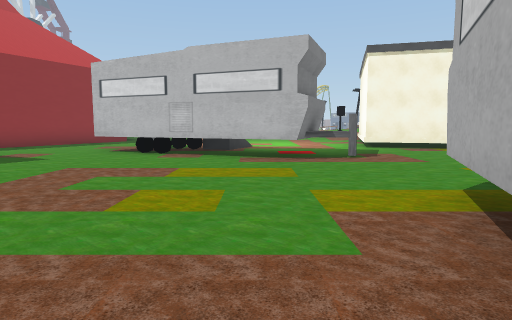
view 1 (above)

24 first-person views from a walk through a Unity game level. The camera is 1.5 m above the floor, tilts 6° down and sees 75° across. The floor is counted in squares, 2 m on a side. Each view is taken from the middle of a square. On the plan, view 1 faces up. The plan holds only what a view shows up to about 11 squares ahead; the rest is blank. The place goes on beyond the plan. The player character is not drawn. Some animated figures are not drawn. Some surface patterns are stand-ins.

view 2
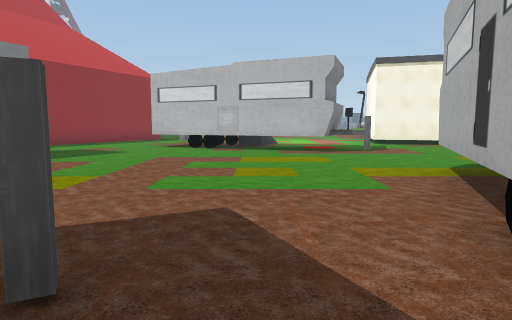

view 3
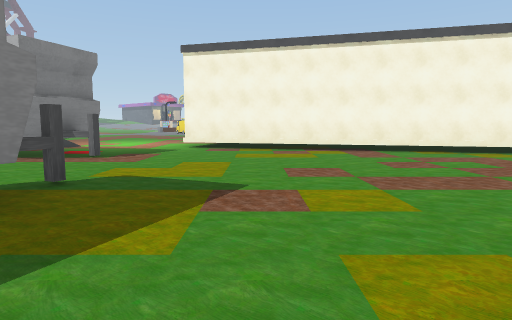

view 4
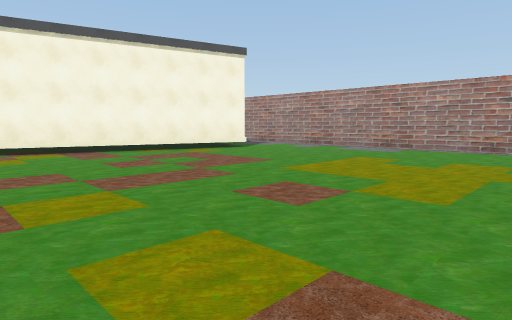

view 5
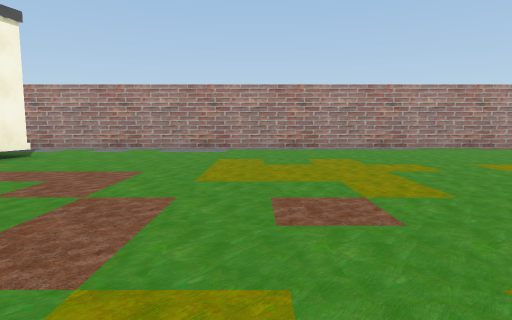

view 6
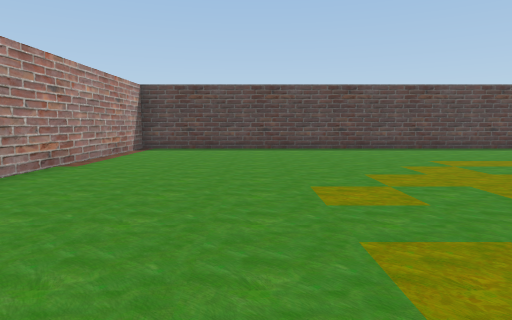

view 7
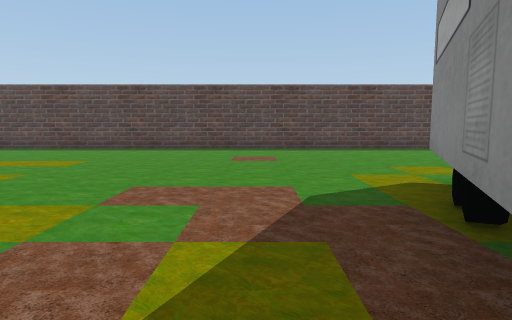

view 8
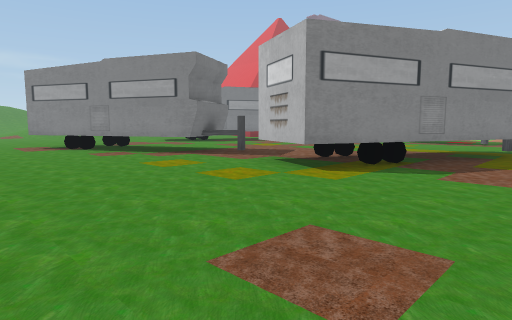

view 9
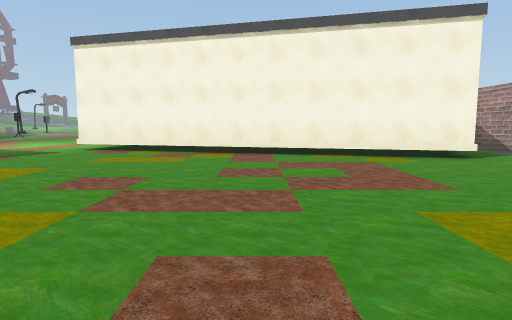

view 10
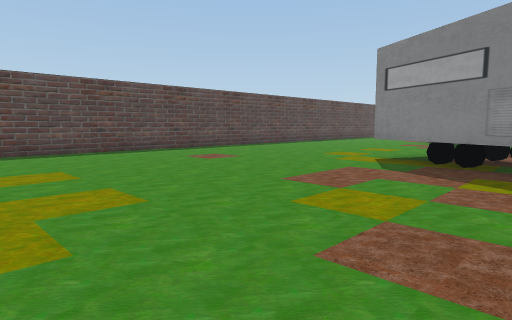

view 11
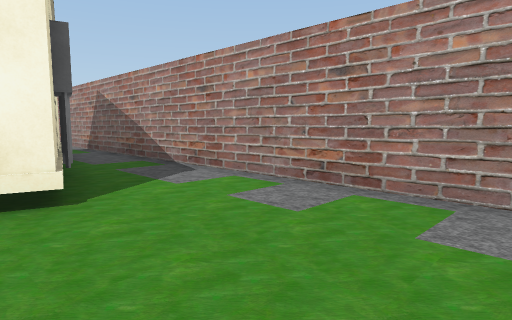

view 12
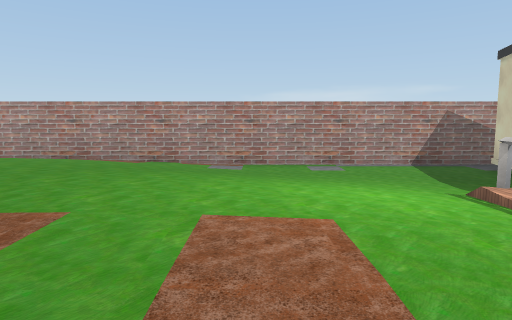

view 13
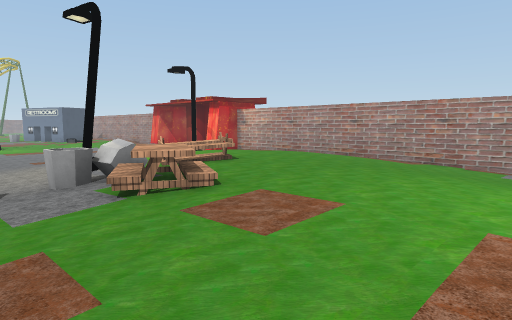

view 14
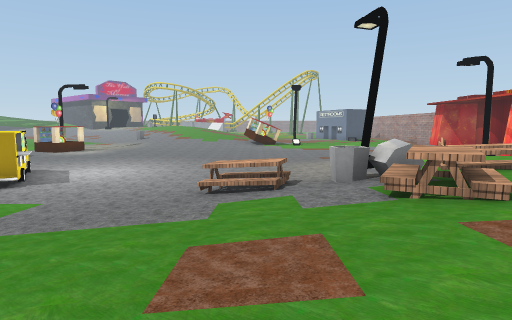

view 15
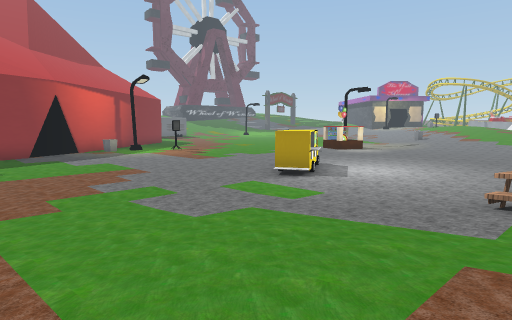

view 16
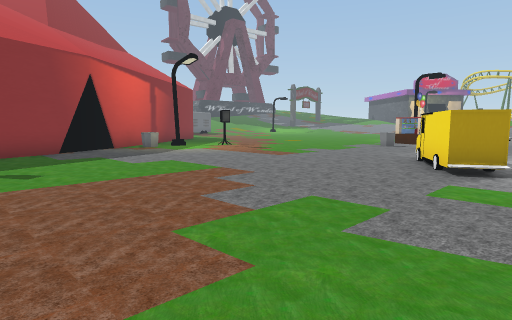

view 17
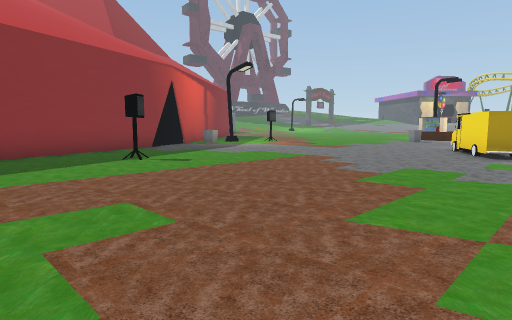

view 18
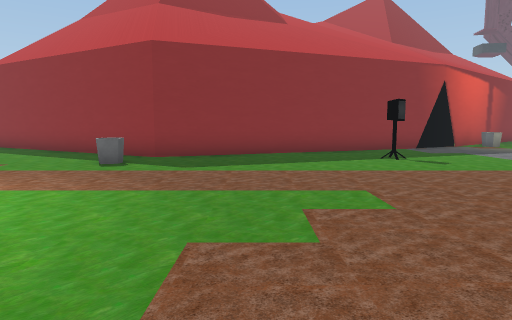

view 19
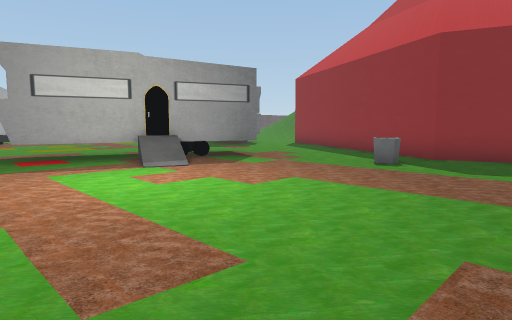

view 20
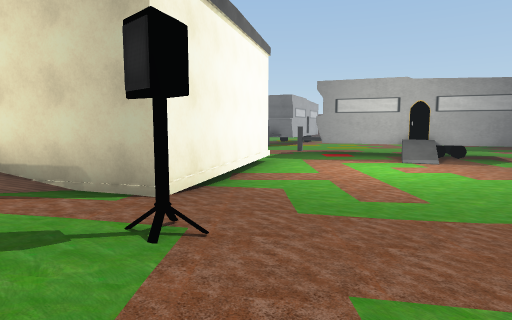

view 21
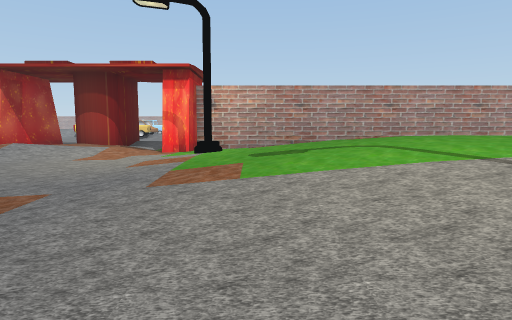

view 22
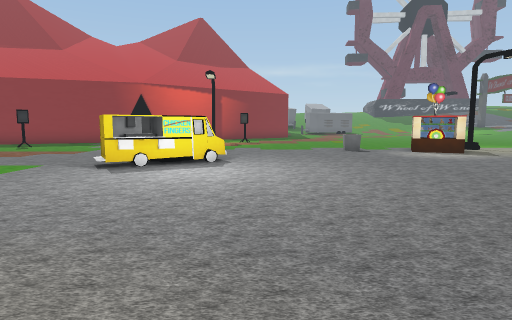

view 23
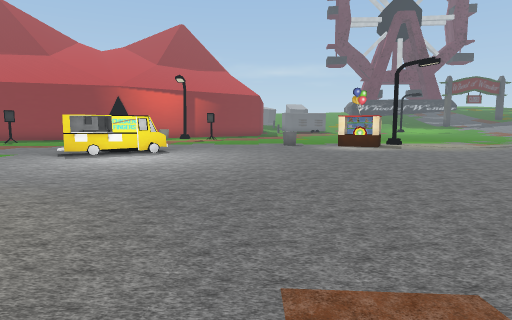

view 24
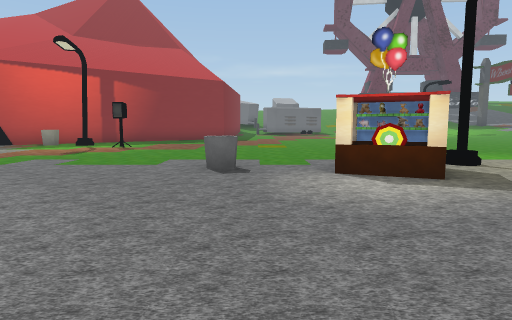

### Floor plan
Key: @ floor where view 1 was taken; # wall or solid block; . main floor; : floor 0.25 m higher than the main floor; + floor 0.5 m higher than the main floor; * floor 1 m higher than the main floor; % floor 1.25 m higher than the main floor; / step, stairs or slope; ^ raised ledge; B building; W wheel; T thing the floor can be seen under or through; L lamp; A table; I bin; R truck; S speaker; O other object.
Columns run from 9 left of view 1 to 17 right of it. Each row starts with its distance up from view 1.
 39      L.......
 38      OO.......          /##
 37 .....OO........       ///
 36 .................    ..//##
 35 ..................  ..../:/
 34   ...I.....................
 33 ...................////:.##
 32 .................://///L  #
 31 ................:///////  #
 30 ........RR......///////   #
 29 .........R.....////****   #
 28 .........RR.... /L/*%%    #
 27 ..............A///*A%%*/  #
 26 .............:///I*A%%////#
 25 ............://////%%*////#
 24 ............/////A%%%/////#
 23 #..........//////%%%/////:#
 22 #..S......./////%%%*////:.#
 21 ##........./// *%%*/////..#
 20  #.........//// ***////...#
 19  #.........://S/ //////...#
 18  ##.........///// BB//:...#
 17   #........../#+/    :....#
 16   ##..........####    ....#
 15   ##I.........#        ...#
 14   #...........#         B.#
 13  ##..........##         #.#
 12 ##....../....#         ##.#
 11 #....##./....####      #..#
 10  ....##WT.......#####  #..#
  9   ...### TT.........####..#
  8   ......TTT^..............#
  7   ^.......................#
  6    .......................#
  5     ......................#
  4     ........^.............#
  3      ......##.............#
  2      ......##.............#
  1       ....###.............#
  0       ...@W#..............#
 -1       #^. ##..............#
 -2   W ###..###..............#
 -3   ###.....................#
 -4  ##.......................#
 -5  .........................#
 -6     ......................#
 -7         ..................#
 -8         ..................#
 -9        ####################

Where each view was taken, in squares from view 1:
view 1: 0 up, 0 right, facing up
view 2: 2 down, 1 left, facing up
view 3: 0 up, 6 right, facing up
view 4: 0 up, 6 right, facing up-right
view 5: 3 up, 6 right, facing right
view 6: 2 up, 13 right, facing down
view 7: 2 up, 4 right, facing down
view 8: 7 down, 5 right, facing up-left
view 9: 1 up, 9 right, facing up
view 10: 1 up, 9 right, facing down-left
view 11: 5 up, 13 right, facing up-right
view 12: 21 up, 6 right, facing right
view 13: 21 up, 6 right, facing up-right
view 14: 21 up, 6 right, facing up
view 15: 21 up, 6 right, facing up-left
view 16: 21 up, 2 right, facing up-left
view 17: 18 up, 2 right, facing up-left
view 18: 18 up, 3 right, facing left
view 19: 18 up, 3 right, facing down-left
view 20: 21 up, 4 right, facing down
view 21: 31 up, 6 right, facing right
view 22: 31 up, 8 right, facing left
view 23: 33 up, 10 right, facing left
view 24: 35 up, 2 right, facing left
